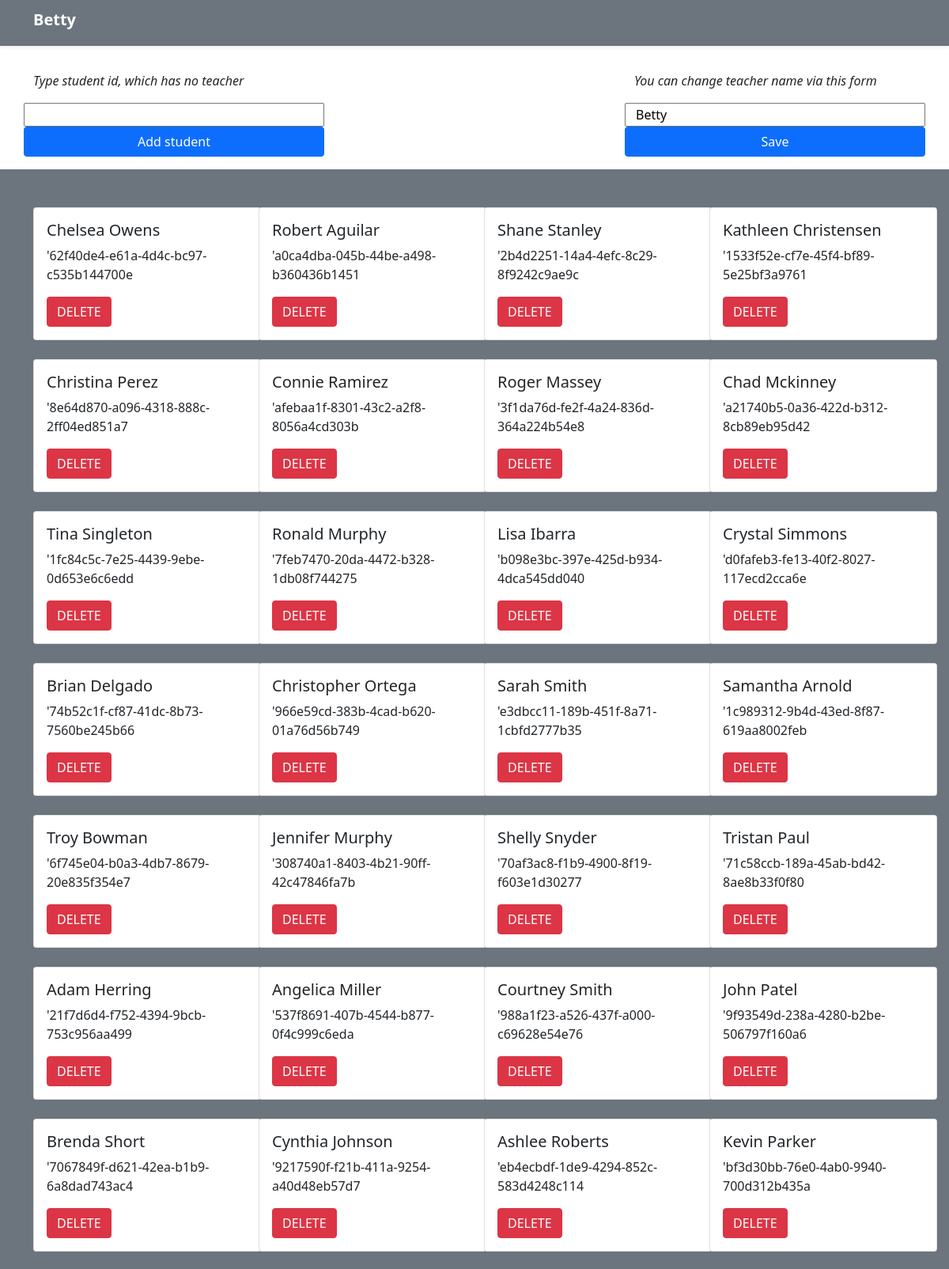
Screenshot of /teacher_list/up/1 (upper part) with the database file from the repository.
### home/models.py (models this page shows)
class Teacher(Model):
    id = models.AutoField(primary_key=True)  # noqa
    name = models.CharField(max_length=200)
    students = models.ManyToManyField(to='home.Student', related_name='teachers', related_query_name='teachers')
    created_at = models.DateTimeField(null=True, auto_now_add=True)
    updated_at = models.DateTimeField(null=True, auto_now=True)

class Student(Model):
    id = models.AutoField(primary_key=True)  # noqa
    name = models.CharField(max_length=200)
    surname = models.CharField(max_length=200, blank=True)
    age = models.IntegerField(default=0, null=True, blank=True)
    sex = models.CharField(max_length=200, null=True, blank=True)
    address = models.CharField(max_length=200, null=True, blank=True)
    description = models.TextField(max_length=1000, null=True, blank=True)
    birthday = models.CharField(max_length=200, null=True, blank=True)
    email = models.CharField(max_length=200, null=True, blank=True)
    social_url = models.CharField(max_length=200, null=True, blank=True)
    normalized_name = models.CharField(max_length=200, null=True, blank=True)
    is_active = models.CharField(max_length=200, null=True, blank=True)
    picture = models.ImageField(null=True, upload_to='student_photo', blank=True)
    subject = models.ForeignKey(to='home.Subject', on_delete=models.SET_NULL, null=True,
                                related_name='student', related_query_name='student')
    book = models.OneToOneField(to='home.Book', on_delete=models.CASCADE, null=True,
                                related_name='student', related_query_name='student')
    created_at = models.DateTimeField(null=True, auto_now_add=True)
    updated_at = models.DateTimeField(null=True, auto_now=True)

class Book(Model):
    id = models.AutoField(primary_key=True)  # noqa
    title = models.CharField(max_length=200)
    created_at = models.DateTimeField(null=True, auto_now_add=True)
    updated_at = models.DateTimeField(null=True, auto_now=True)

### home/views.py (the view, shortened to what this page needs)
# urls.py: path('teacher_list/up/<id>', TeacherUpdate.as_view(), name='page_teacher_update'),  # noqa
class TeacherUpdate(View):
    def get(self, request, id):
        teacher = get_object_or_404(Teacher, id=id)
        teacher_form = TeacherForm(instance=teacher)
        student_form = StudentToSomeObject()
        context = {
            'teacher': teacher,
            'form': teacher_form,
            'student_form': student_form,
        }
        return render(request, 'update_teacher.html', context=context)

### home/forms.py
class TeacherForm(ModelForm):
    class Meta:
        model = Teacher
        fields = ['name',
                  ]

class StudentToSomeObject(forms.Form):
    student_id = forms.CharField(label='student_id')

### home/templates/update_teacher.html (shortened to what this page needs)
{% extends 'base.html' %}
{% block 'body' %}
<header xmlns="http://www.w3.org/1999/html">
  <div class="navbar navbar-dark bg-secondary shadow-sm">
    <div class="container">
      <h3 class="navbar-brand d-flex align-items-center">
        <strong>{{teacher.name}}</strong>
      </h3>
    </div>
  </div>
</header>
<div class="container">
    <div class="row">
        <div class="col">
            <p class="lead">
            <p><em>Type student id, which has no teacher</em></p>
            </p>
            <form method="POST" action="{% url 'page_teacher_update' id=teacher.id %}">
                <div class="col">
                    <div class="row justify-content-sm-center">
                    {%for field in student_form %}
                    {{ field }}
                    {% endfor %}
                    <button type="submit" name='Add student' class="btn btn-primary mb-3">Add student</button>
                    </div>
                </div>
            </form>
        </div>
        <div class="col"></div>
        <div class="col">
            <p class="lead">
            <p><em>You can change teacher name via this form</em></p>
            </p>
            <form method="POST" action="{% url 'page_teacher_update' id=teacher.id %}">
                <div class="row">
                {% for field in form%}
                {{field}}
                {% endfor %}
                <button type="submit" name="Save" class="btn btn-primary">Save</button>
                </div>
            </form>
        </div>
    </div>
</div>
<main>
<div class="album py-5 bg-secondary">
     <div class="container">
            <div class="row row-cols-1 row-cols-sm-2 row-cols-md-3 row-cols-md-4 g-4">
            {% for student in teacher.students.all%}
                <div class="col">
                    <form method="POST" action="{% url 'page_teacher_update' id=student.id %}">
        <div class="card" style="width: 18rem;">
  <div class="card-body">
    <h5 class="card-title">{{student.name}} {{student.surname}}</h5>
    <p class="card-text">'{{student.book.title}}</p>
    <button type="submit" name="DELETE" class="btn btn-danger">DELETE</button>
  </div>
</div>
            </form>
                </div>
                {% endfor %}
            </div>
    </div>
</div>
</main>
{% endblock %}

### rows the page displays
Teacher: name "Betty", form "Betty"
Student: name "Chelsea", surname "Owens", book "62f40de4-e61a-4d4c-bc97-c535b144700e"
Student: name "Robert", surname "Aguilar", book "a0ca4dba-045b-44be-a498-b360436b1451"
Student: name "Shane", surname "Stanley", book "2b4d2251-14a4-4efc-8c29-8f9242c9ae9c"
Student: name "Kathleen", surname "Christensen", book "1533f52e-cf7e-45f4-bf89-5e25bf3a9761"
Student: name "Christina", surname "Perez", book "8e64d870-a096-4318-888c-2ff04ed851a7"
Student: name "Connie", surname "Ramirez", book "afebaa1f-8301-43c2-a2f8-8056a4cd303b"
Student: name "Roger", surname "Massey", book "3f1da76d-fe2f-4a24-836d-364a224b54e8"
Student: name "Chad", surname "Mckinney", book "a21740b5-0a36-422d-b312-8cb89eb95d42"
Student: name "Tina", surname "Singleton", book "1fc84c5c-7e25-4439-9ebe-0d653e6c6edd"
Student: name "Ronald", surname "Murphy", book "7feb7470-20da-4472-b328-1db08f744275"
Student: name "Lisa", surname "Ibarra", book "b098e3bc-397e-425d-b934-4dca545dd040"
Student: name "Crystal", surname "Simmons", book "d0fafeb3-fe13-40f2-8027-117ecd2cca6e"
Student: name "Brian", surname "Delgado", book "74b52c1f-cf87-41dc-8b73-7560be245b66"
Student: name "Christopher", surname "Ortega", book "966e59cd-383b-4cad-b620-01a76d56b749"
Student: name "Sarah", surname "Smith", book "e3dbcc11-189b-451f-8a71-1cbfd2777b35"
Student: name "Samantha", surname "Arnold", book "1c989312-9b4d-43ed-8f87-619aa8002feb"
Student: name "Troy", surname "Bowman", book "6f745e04-b0a3-4db7-8679-20e835f354e7"
Student: name "Jennifer", surname "Murphy", book "308740a1-8403-4b21-90ff-42c47846fa7b"
Student: name "Shelly", surname "Snyder", book "70af3ac8-f1b9-4900-8f19-f603e1d30277"
Student: name "Tristan", surname "Paul", book "71c58ccb-189a-45ab-bd42-8ae8b33f0f80"
Student: name "Adam", surname "Herring", book "21f7d6d4-f752-4394-9bcb-753c956aa499"
Student: name "Angelica", surname "Miller", book "537f8691-407b-4544-b877-0f4c999c6eda"
Student: name "Courtney", surname "Smith", book "988a1f23-a526-437f-a000-c69628e54e76"
Student: name "John", surname "Patel", book "9f93549d-238a-4280-b2be-506797f160a6"
Student: name "Brenda", surname "Short", book "7067849f-d621-42ea-b1b9-6a8dad743ac4"
Student: name "Cynthia", surname "Johnson", book "9217590f-f21b-411a-9254-a40d48eb57d7"
Student: name "Ashlee", surname "Roberts", book "eb4ecbdf-1de9-4294-852c-583d4248c114"
Student: name "Kevin", surname "Parker", book "bf3d30bb-76e0-4ab0-9940-700d312b435a"
